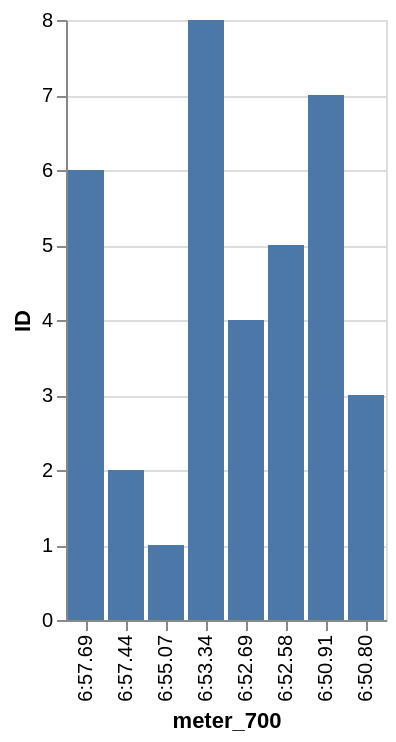

Here is the Vega-Lite specification saved for this chart:
### Vega-Lite specification from a JSON file in a GitHub repository (floating-point values rounded to 4 significant figures)
{"data": {"values": [{"x_data": "6:50.91", "y_data": 7}, {"x_data": "6:52.69", "y_data": 4}, {"x_data": "6:52.58", "y_data": 5}, {"x_data": "6:53.34", "y_data": 8}, {"x_data": "6:55.07", "y_data": 1}, {"x_data": "6:57.44", "y_data": 2}, {"x_data": "6:57.69", "y_data": 6}, {"x_data": "6:50.80", "y_data": 3}]}, "mark": "bar", "encoding": {"x": {"field": "x_data", "type": "nominal", "title": "meter_700", "sort": "descending"}, "y": {"field": "y_data", "type": "quantitative", "title": "ID"}}}
